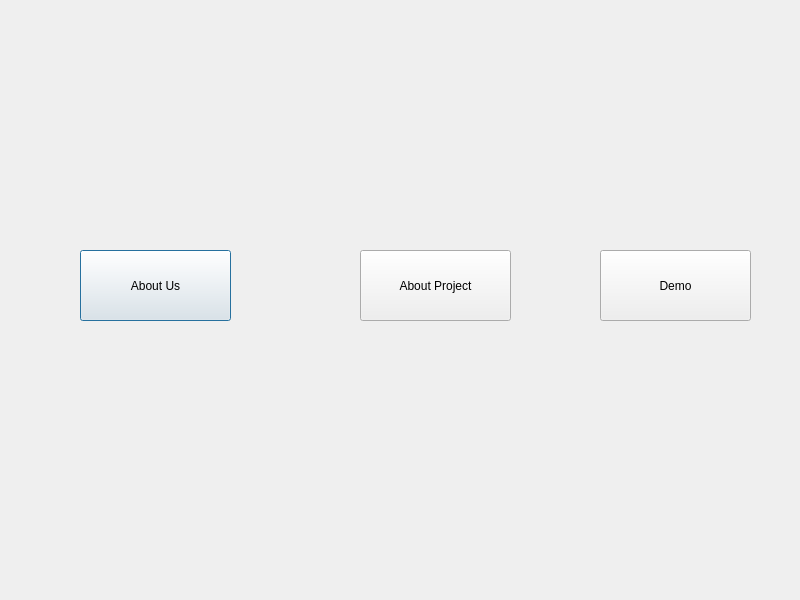
<?xml version="1.0" encoding="UTF-8"?>
<ui version="4.0">
 <class>SecPage</class>
 <widget class="QDialog" name="SecPage">
  <property name="geometry">
   <rect>
    <x>0</x>
    <y>0</y>
    <width>800</width>
    <height>600</height>
   </rect>
  </property>
  <property name="windowTitle">
   <string>Dialog</string>
  </property>
  <widget class="QPushButton" name="Aboutus">
   <property name="geometry">
    <rect>
     <x>80</x>
     <y>250</y>
     <width>151</width>
     <height>71</height>
    </rect>
   </property>
   <property name="text">
    <string>About Us</string>
   </property>
  </widget>
  <widget class="QPushButton" name="Aboutpro">
   <property name="geometry">
    <rect>
     <x>360</x>
     <y>250</y>
     <width>151</width>
     <height>71</height>
    </rect>
   </property>
   <property name="text">
    <string>About Project</string>
   </property>
  </widget>
  <widget class="QPushButton" name="Demo">
   <property name="geometry">
    <rect>
     <x>600</x>
     <y>250</y>
     <width>151</width>
     <height>71</height>
    </rect>
   </property>
   <property name="text">
    <string>Demo</string>
   </property>
  </widget>
 </widget>
 <resources/>
 <connections/>
</ui>
